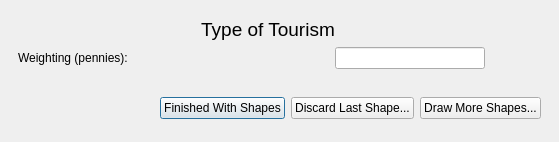
<ui version="4.0" >
 <author>Dane Springmeyer</author>
 <class>DrawConsScience</class>
 <widget class="QDialog" name="DrawConsScience" >
  <property name="geometry" >
   <rect>
    <x>0</x>
    <y>0</y>
    <width>559</width>
    <height>142</height>
   </rect>
  </property>
  <property name="windowTitle" >
   <string>OpenOceanMap - Next Polygon</string>
  </property>
  <layout class="QGridLayout" >
   <property name="leftMargin" >
    <number>9</number>
   </property>
   <property name="topMargin" >
    <number>9</number>
   </property>
   <property name="rightMargin" >
    <number>9</number>
   </property>
   <property name="bottomMargin" >
    <number>9</number>
   </property>
   <property name="horizontalSpacing" >
    <number>6</number>
   </property>
   <property name="verticalSpacing" >
    <number>6</number>
   </property>
   <item row="0" column="0" >
    <widget class="QWidget" native="1" name="widget_2" >
     <layout class="QGridLayout" >
      <item row="0" column="0" >
       <widget class="QLabel" name="type_label" >
        <property name="minimumSize" >
         <size>
          <width>50</width>
          <height>0</height>
         </size>
        </property>
        <property name="maximumSize" >
         <size>
          <width>500</width>
          <height>16777215</height>
         </size>
        </property>
        <property name="font" >
         <font>
          <pointsize>14</pointsize>
         </font>
        </property>
        <property name="text" >
         <string>Type of Tourism</string>
        </property>
        <property name="alignment" >
         <set>Qt::AlignCenter</set>
        </property>
       </widget>
      </item>
      <item row="1" column="0" >
       <layout class="QHBoxLayout" >
        <item>
         <widget class="QLabel" name="penny_label" >
          <property name="text" >
           <string>Weighting (pennies):</string>
          </property>
         </widget>
        </item>
        <item>
         <widget class="QLineEdit" name="line_1" >
          <property name="enabled" >
           <bool>true</bool>
          </property>
          <property name="maximumSize" >
           <size>
            <width>150</width>
            <height>16777215</height>
           </size>
          </property>
          <property name="text" >
           <string/>
          </property>
         </widget>
        </item>
        <item>
         <widget class="QLabel" name="pl_label" >
          <property name="minimumSize" >
           <size>
            <width>50</width>
            <height>0</height>
           </size>
          </property>
          <property name="maximumSize" >
           <size>
            <width>50</width>
            <height>16777215</height>
           </size>
          </property>
          <property name="text" >
           <string/>
          </property>
         </widget>
        </item>
       </layout>
      </item>
     </layout>
    </widget>
   </item>
   <item rowspan="2" row="1" column="0" >
    <widget class="QWidget" native="1" name="widget" >
     <layout class="QHBoxLayout" >
      <item>
       <spacer>
        <property name="orientation" >
         <enum>Qt::Horizontal</enum>
        </property>
        <property name="sizeHint" >
         <size>
          <width>106</width>
          <height>20</height>
         </size>
        </property>
       </spacer>
      </item>
      <item>
       <widget class="QPushButton" name="pbnShapeFinished" >
        <property name="text" >
         <string>Finished With Shapes</string>
        </property>
       </widget>
      </item>
      <item>
       <widget class="QPushButton" name="pbnShapeDiscard" >
        <property name="text" >
         <string>Discard Last Shape...</string>
        </property>
       </widget>
      </item>
      <item>
       <widget class="QPushButton" name="pbnMoreShapes" >
        <property name="text" >
         <string>Draw More Shapes...</string>
        </property>
       </widget>
      </item>
     </layout>
    </widget>
   </item>
  </layout>
 </widget>
 <resources/>
 <connections/>
</ui>
